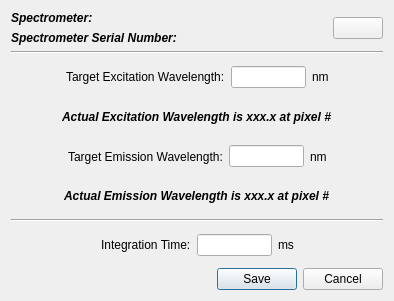
<?xml version="1.0" encoding="UTF-8"?>
<ui version="4.0">
 <class>Dialog</class>
 <widget class="QDialog" name="Dialog">
  <property name="geometry">
   <rect>
    <x>0</x>
    <y>0</y>
    <width>394</width>
    <height>301</height>
   </rect>
  </property>
  <property name="windowTitle">
   <string>Edit Spectrometer</string>
  </property>
  <property name="modal">
   <bool>true</bool>
  </property>
  <layout class="QVBoxLayout" name="verticalLayout_2">
   <item>
    <layout class="QHBoxLayout" name="horizontalLayout">
     <item>
      <layout class="QVBoxLayout" name="verticalLayout">
       <item>
        <widget class="QLabel" name="labelSpec">
         <property name="font">
          <font>
           <weight>75</weight>
           <italic>true</italic>
           <bold>true</bold>
          </font>
         </property>
         <property name="text">
          <string>Spectrometer:</string>
         </property>
        </widget>
       </item>
       <item>
        <widget class="QLabel" name="labelSerialNumber">
         <property name="font">
          <font>
           <weight>75</weight>
           <italic>true</italic>
           <bold>true</bold>
          </font>
         </property>
         <property name="text">
          <string>Spectrometer Serial Number:</string>
         </property>
        </widget>
       </item>
      </layout>
     </item>
     <item>
      <widget class="QPushButton" name="buttonRefresh">
       <property name="maximumSize">
        <size>
         <width>50</width>
         <height>16777215</height>
        </size>
       </property>
       <property name="text">
        <string/>
       </property>
       <property name="icon">
        <iconset>
         <normalon>resources/refresh.png</normalon>
        </iconset>
       </property>
      </widget>
     </item>
    </layout>
   </item>
   <item>
    <widget class="Line" name="line">
     <property name="orientation">
      <enum>Qt::Horizontal</enum>
     </property>
    </widget>
   </item>
   <item>
    <layout class="QHBoxLayout" name="horizontalLayout_5">
     <item>
      <spacer name="horizontalSpacer_6">
       <property name="orientation">
        <enum>Qt::Horizontal</enum>
       </property>
       <property name="sizeHint" stdset="0">
        <size>
         <width>40</width>
         <height>20</height>
        </size>
       </property>
      </spacer>
     </item>
     <item>
      <widget class="QLabel" name="label_5">
       <property name="text">
        <string>Target Excitation Wavelength:</string>
       </property>
      </widget>
     </item>
     <item>
      <widget class="QLineEdit" name="lineEditEx">
       <property name="sizePolicy">
        <sizepolicy hsizetype="Preferred" vsizetype="Fixed">
         <horstretch>0</horstretch>
         <verstretch>0</verstretch>
        </sizepolicy>
       </property>
       <property name="maximumSize">
        <size>
         <width>75</width>
         <height>16777215</height>
        </size>
       </property>
       <property name="frame">
        <bool>true</bool>
       </property>
       <property name="readOnly">
        <bool>false</bool>
       </property>
       <property name="placeholderText">
        <string/>
       </property>
       <property name="clearButtonEnabled">
        <bool>false</bool>
       </property>
      </widget>
     </item>
     <item>
      <widget class="QLabel" name="labelSpeedUnits">
       <property name="text">
        <string>nm</string>
       </property>
      </widget>
     </item>
     <item>
      <spacer name="horizontalSpacer">
       <property name="orientation">
        <enum>Qt::Horizontal</enum>
       </property>
       <property name="sizeHint" stdset="0">
        <size>
         <width>40</width>
         <height>20</height>
        </size>
       </property>
      </spacer>
     </item>
    </layout>
   </item>
   <item alignment="Qt::AlignHCenter">
    <widget class="QLabel" name="labelEx">
     <property name="font">
      <font>
       <weight>75</weight>
       <italic>true</italic>
       <bold>true</bold>
      </font>
     </property>
     <property name="text">
      <string>Actual Excitation Wavelength is xxx.x at pixel #</string>
     </property>
    </widget>
   </item>
   <item>
    <layout class="QHBoxLayout" name="horizontalLayout_6">
     <item>
      <spacer name="horizontalSpacer_7">
       <property name="orientation">
        <enum>Qt::Horizontal</enum>
       </property>
       <property name="sizeHint" stdset="0">
        <size>
         <width>40</width>
         <height>20</height>
        </size>
       </property>
      </spacer>
     </item>
     <item>
      <widget class="QLabel" name="label_6">
       <property name="text">
        <string>Target Emission Wavelength:</string>
       </property>
      </widget>
     </item>
     <item>
      <widget class="QLineEdit" name="lineEditEm">
       <property name="sizePolicy">
        <sizepolicy hsizetype="Preferred" vsizetype="Fixed">
         <horstretch>0</horstretch>
         <verstretch>0</verstretch>
        </sizepolicy>
       </property>
       <property name="maximumSize">
        <size>
         <width>75</width>
         <height>16777215</height>
        </size>
       </property>
      </widget>
     </item>
     <item>
      <widget class="QLabel" name="labelSpeedUnits_2">
       <property name="text">
        <string>nm</string>
       </property>
      </widget>
     </item>
     <item>
      <spacer name="horizontalSpacer_2">
       <property name="orientation">
        <enum>Qt::Horizontal</enum>
       </property>
       <property name="sizeHint" stdset="0">
        <size>
         <width>40</width>
         <height>20</height>
        </size>
       </property>
      </spacer>
     </item>
    </layout>
   </item>
   <item alignment="Qt::AlignHCenter">
    <widget class="QLabel" name="labelEm">
     <property name="font">
      <font>
       <weight>75</weight>
       <italic>true</italic>
       <bold>true</bold>
      </font>
     </property>
     <property name="text">
      <string>Actual Emission Wavelength is xxx.x at pixel #</string>
     </property>
    </widget>
   </item>
   <item>
    <widget class="Line" name="line_2">
     <property name="orientation">
      <enum>Qt::Horizontal</enum>
     </property>
    </widget>
   </item>
   <item>
    <layout class="QHBoxLayout" name="horizontalLayout_7">
     <item>
      <spacer name="horizontalSpacer_8">
       <property name="orientation">
        <enum>Qt::Horizontal</enum>
       </property>
       <property name="sizeHint" stdset="0">
        <size>
         <width>40</width>
         <height>20</height>
        </size>
       </property>
      </spacer>
     </item>
     <item>
      <widget class="QLabel" name="label_7">
       <property name="text">
        <string>Integration Time:</string>
       </property>
      </widget>
     </item>
     <item>
      <widget class="QLineEdit" name="lineEditIntegrationTime">
       <property name="sizePolicy">
        <sizepolicy hsizetype="Preferred" vsizetype="Fixed">
         <horstretch>0</horstretch>
         <verstretch>0</verstretch>
        </sizepolicy>
       </property>
       <property name="maximumSize">
        <size>
         <width>75</width>
         <height>16777215</height>
        </size>
       </property>
      </widget>
     </item>
     <item>
      <widget class="QLabel" name="labelSpeedUnits_3">
       <property name="text">
        <string>ms</string>
       </property>
      </widget>
     </item>
     <item>
      <spacer name="horizontalSpacer_3">
       <property name="orientation">
        <enum>Qt::Horizontal</enum>
       </property>
       <property name="sizeHint" stdset="0">
        <size>
         <width>40</width>
         <height>20</height>
        </size>
       </property>
      </spacer>
     </item>
    </layout>
   </item>
   <item>
    <widget class="QDialogButtonBox" name="buttonBox">
     <property name="orientation">
      <enum>Qt::Horizontal</enum>
     </property>
     <property name="standardButtons">
      <set>QDialogButtonBox::Cancel|QDialogButtonBox::Save</set>
     </property>
    </widget>
   </item>
  </layout>
 </widget>
 <resources/>
 <connections/>
</ui>
